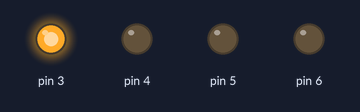
Recording of a sketch running on a simulated Arduino Uno, built with avr-gcc and run on an emulated ATmega328P. Parts: output pins drawn as LEDs (lit = HIGH).

Above: at 0.5 s.
At 1.5 s:
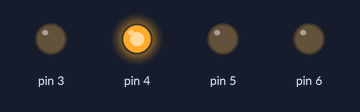
At 2.5 s:
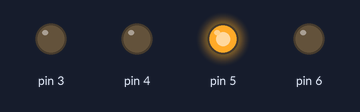
At 3.5 s:
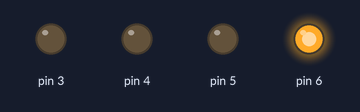
Timing chart, 0 to 5.2 s (numbered marks = the images above):
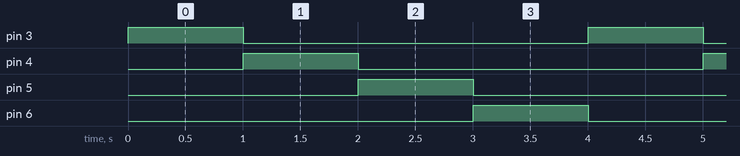

Measured:
- by itself, pin 3–6: alternates HIGH for 1.0 s and LOW for 3.0 s
- by itself, everything shown: repeats every 4.0 s, in 4 steps

The sketch:

led05.ino
```cpp
# include "Led.h"

Led leds[4] = { Led(3), Led(4), Led(5), Led(6)};
int out_no = 0; // 출력 값 출력 순서 번호(0-3)

void setup() {
  // put your setup code here, to run once:

}

void loop() {
  // put your main code here, to run repeatedly:
  for(int n = 0;n < 4;n++){
    if(n == out_no) {
      leds[n].on();
    } else {
      leds[n].off();
    }
  }
  out_no = (++out_no) % 4;
  delay(1000);
}
```

Led.cpp
```cpp
# include "Led.h"

Led::Led(int pin): pin(pin) {
  // this -> pin = pin;
  pinMode(pin, OUTPUT);
}

void Led::on() {
  digitalWrite(pin, HIGH);
}

void Led::off() {
  digitalWrite(pin, LOW);
}

void Led::setValue(int value) {
  digitalWrite(pin, value);
}

int Led::toggle() {
  int v = !digitalRead(pin);
  digitalWrite(pin, v);
  return v;
}
```

Led.h
```cpp
#pragma once

# include <Arduino.h>

class Led {
  protected:
    int pin;

  public:
    Led(int pin);

    void on();
    void off();
    void setValue(int value);
    int toggle();
};
```
